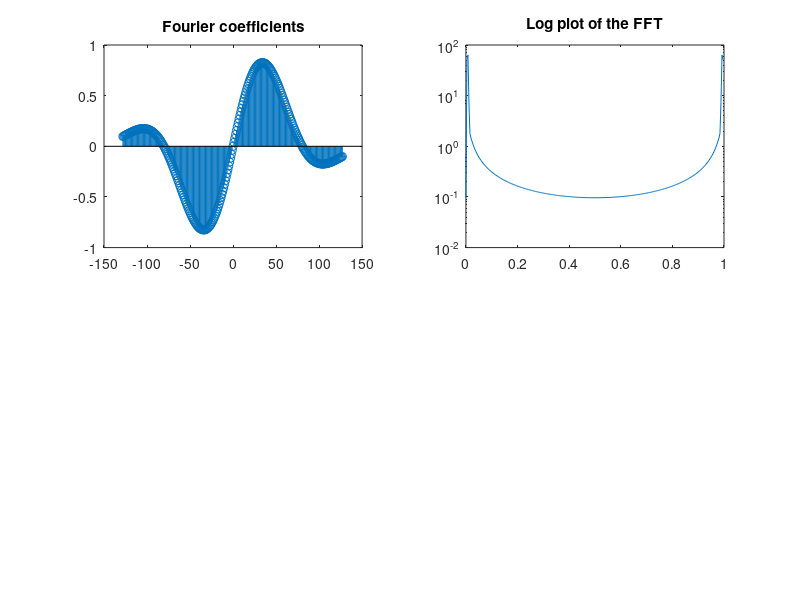

Source code (MATLAB): (Note: this script raises an error after producing the figure.)
% Simple test of the nonequispaced FFT
% 
% Author  Stefan Kunis

% Polynomial degree
N=256;

kk=((-N/2):(N/2-1))';

% Fourier coefficients
f_hat=sin(10*kk/N).*exp(-(kk/N^0.8).^2);

% Showing the Fourier coefficients
subplot(2,2,1);
stem(kk,f_hat);
title('Fourier coefficients');

% Equispaced sampling nodes
xx=linspace(0,1-1/N,N)';

% Clustered sampling nodes
alpha=1/100;
x=xx.^alpha;

% Showing the equispaced sampled values of the trigonometric polynomial
subplot(2,2,2);
semilogy(xx,abs(fft(f_hat)));
ax=axis;
title('Log plot of the FFT');

% Computing nonequispaced DFT and FFT
ft_opt.method='direct';
f1=ndft(f_hat,x,N,ft_opt,'notransp');

ft_opt.method='gaussian';
ft_opt.m=6;                             % N>2*m
ft_opt.sigma=2;
f2=nfft(f_hat,x,N,ft_opt,'notransp');

% Showing the nonequispaced sampled values of the trigonometric polynomial
subplot(2,2,3);
semilogy(xx,abs(fft(f_hat)),x,abs(f1),'o',x,abs(f2),'.');
axis(ax);
title('Log plot of the NFFT');

% Zooming the cluster
subplot(2,2,4);
loglog(xx,abs(fft(f_hat)),'o',x,abs(f1),x,abs(f2),'.');
axis([1-6/N,1,ax(3),ax(4)]);
title('Additionally, logarithm of the nodes');
